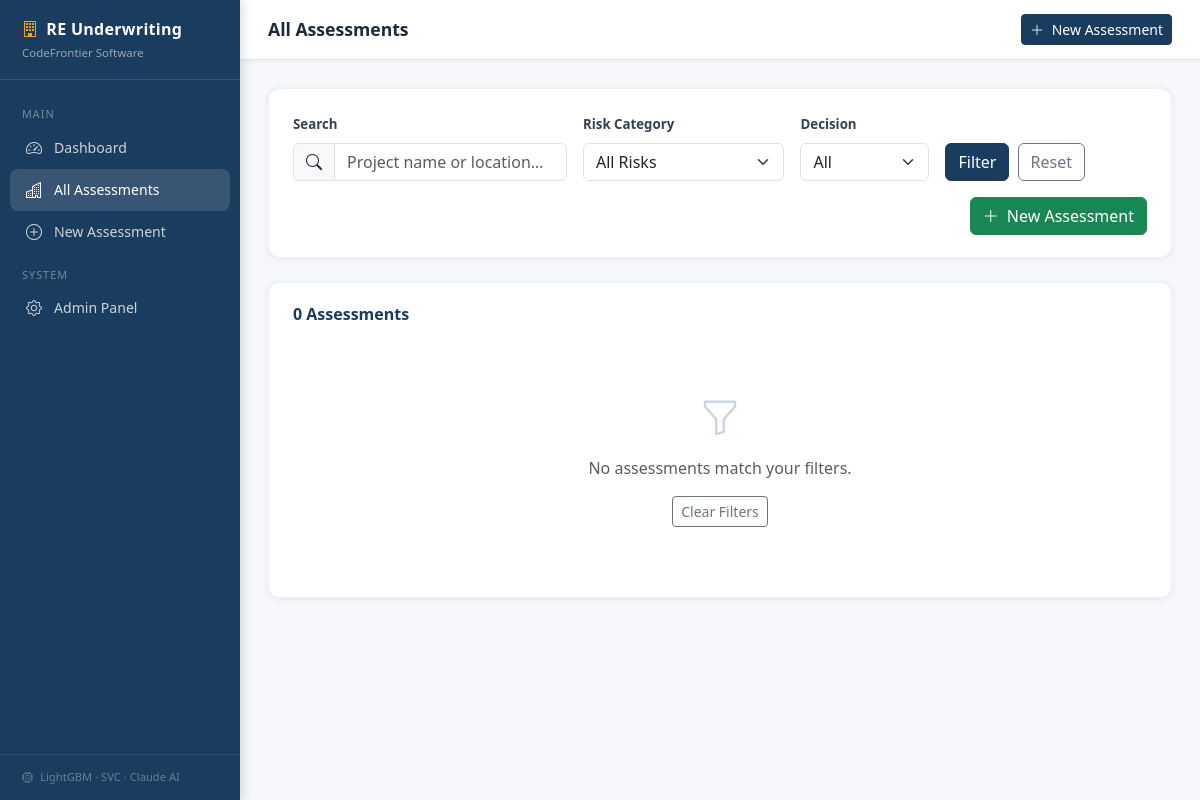
Before: /assessments/ with the older database file.
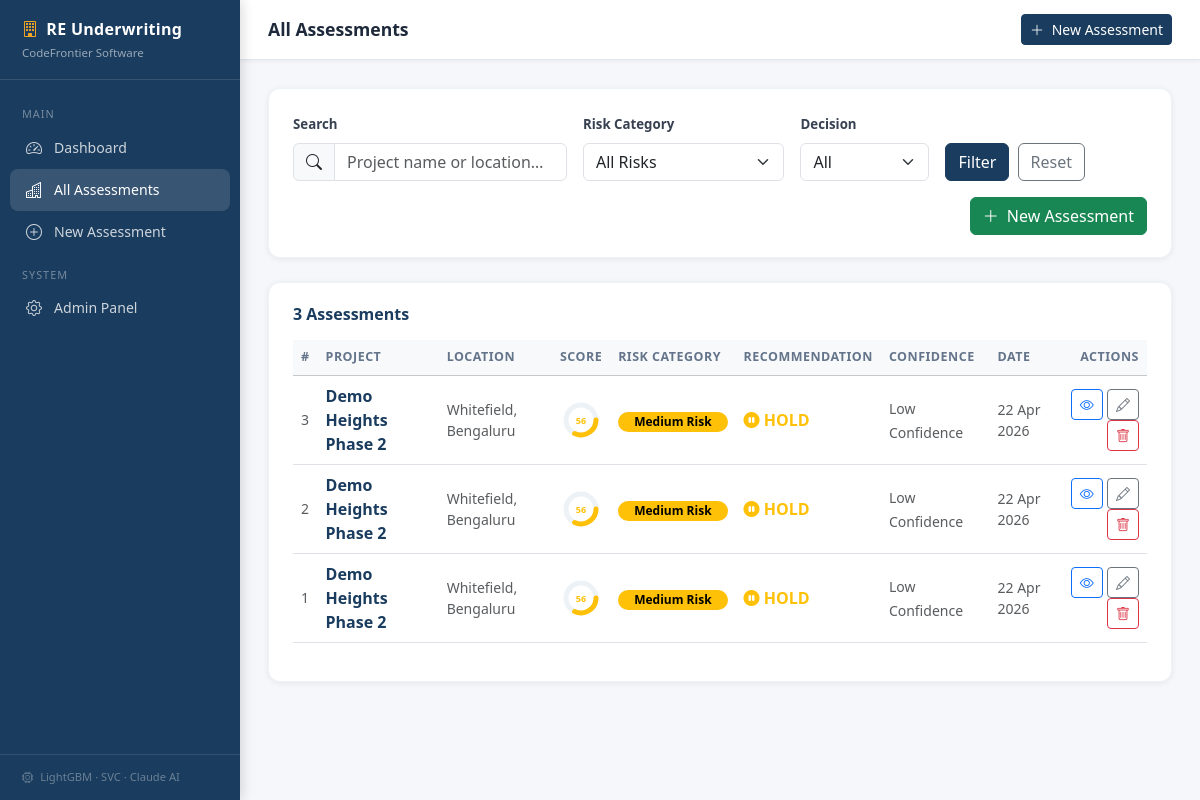
After: the same page with the newer database file.
### underwriting/models.py (models this page shows, shortened)
class PropertyAssessment(models.Model):
    project_name = models.CharField(max_length=200, help_text="Name of the real estate project")
    location      = models.CharField(max_length=200, blank=True, help_text="City / area")
    created_at    = models.DateTimeField(default=timezone.now)
    updated_at    = models.DateTimeField(auto_now=True)
    market_score    = models.FloatField(help_text="Market attractiveness score (0–100)")
    property_score  = models.FloatField(help_text="Property quality score (0–100)")
    builder_score   = models.FloatField(help_text="Builder credibility score (0–100)")
    financial_score = models.FloatField(help_text="Financial health score (0–100)")
    is_publicly_listed       = models.BooleanField(default=False, help_text="Is builder listed on stock exchange?")
    net_worth_crores         = models.FloatField(help_text="Builder net worth (₹ Crores)")
    projects_completed       = models.PositiveIntegerField(help_text="Number of projects completed")
    builder_years_in_business = models.PositiveIntegerField(help_text="Years builder has been in business")
    litigation_count    = models.PositiveIntegerField(help_text="Number of active litigations")
    rera_violations     = models.PositiveIntegerField(help_text="Number of RERA violations")
    avg_delay_months    = models.FloatField(help_text="Average project delay (months)")
    debt_to_equity_ratio = models.FloatField(help_text="Builder debt-to-equity ratio")
    loan_to_value_pct   = models.FloatField(help_text="Loan-to-value percentage (%)")
    price_cagr_3yr        = models.FloatField(help_text="3-year price CAGR (%)")
    expected_rental_yield = models.FloatField(help_text="Expected rental yield (%)")
    monthly_absorption_pct = models.FloatField(help_text="Monthly absorption rate (%)")
    inventory_months        = models.FloatField(help_text="Inventory overhang (months)")
    new_supply_units        = models.PositiveIntegerField(help_text="New supply units in micro-market")
    distance_to_cbd_km   = models.FloatField(help_text="Distance to Central Business District (km)")
    distance_to_metro_km = models.FloatField(help_text="Distance to nearest metro station (km)")
    RISK_CHOICES = [
        ('Low Risk',       'Low Risk'),
        ('Moderate Risk',  'Moderate Risk'),
        ('Medium Risk',    'Medium Risk'),
        ('High Risk',      'High Risk'),
        ('Very High Risk', 'Very High Risk'),
    ]
    RECOMMENDATION_CHOICES = [
        ('INVEST', 'INVEST'),
        ('HOLD',   'HOLD'),
        ('AVOID',  'AVOID'),
    ]
    CONFIDENCE_CHOICES = [
        ('High Confidence',   'High Confidence'),
        ('Medium Confidence', 'Medium Confidence'),
        ('Low Confidence',    'Low Confidence'),
    ]
    predicted_score        = models.FloatField(null=True, blank=True)
    risk_category          = models.CharField(max_length=20, choices=RISK_CHOICES,
                                              blank=True, default='')
    recommendation         = models.CharField(max_length=10, choices=RECOMMENDATION_CHOICES,
                                              blank=True, default='')
    confidence_level       = models.CharField(max_length=20, choices=CONFIDENCE_CHOICES,
                                              blank=True, default='')
    class Meta:
        ordering = ['-created_at']
        verbose_name = 'Property Assessment'
        verbose_name_plural = 'Property Assessments'
    @property
    def risk_badge_class(self):
        mapping = {
            'Low Risk':       'success',
            'Moderate Risk':  'info',
            'Medium Risk':    'warning',
            'High Risk':      'danger',
            'Very High Risk': 'dark',
        }
        return mapping.get(self.risk_category, 'secondary')
    @property
    def recommendation_badge_class(self):
        return {'INVEST': 'success', 'HOLD': 'warning', 'AVOID': 'danger'}.get(
            self.recommendation, 'secondary'
        )
    @property
    def score_color(self):
        if self.predicted_score is None:
            return '#6c757d'
        s = self.predicted_score
        if s >= 80:   return '#198754'
        if s >= 65:   return '#0dcaf0'
        if s >= 50:   return '#ffc107'
        if s >= 35:   return '#dc3545'
        return '#212529'

### underwriting/views.py (the view)
# urls.py: path('assessments/',              views.property_list,   name='property_list'),
def property_list(request):
    qs = PropertyAssessment.objects.all()
    q          = request.GET.get('q', '').strip()
    risk_filter = request.GET.get('risk', '')
    rec_filter  = request.GET.get('rec', '')
    if q:
        qs = qs.filter(Q(project_name__icontains=q) | Q(location__icontains=q))
    if risk_filter:
        qs = qs.filter(risk_category=risk_filter)
    if rec_filter:
        qs = qs.filter(recommendation=rec_filter)
    return render(request, 'underwriting/property_list.html', {
        'assessments':   qs,
        'q':             q,
        'risk_filter':   risk_filter,
        'rec_filter':    rec_filter,
        'risk_choices':  PropertyAssessment.RISK_CHOICES,
        'rec_choices':   PropertyAssessment.RECOMMENDATION_CHOICES,
    })

### underwriting/templates/underwriting/property_list.html (shortened to what this page needs)
{% extends 'underwriting/base.html' %}
{% block page_title %}All Assessments{% endblock %}
{% block content %}
<div class="stat-card mb-4">
  <form method="get" class="row g-3 align-items-end">
    <div class="col-sm-5 col-lg-4">
      <label class="form-label">Search</label>
      <div class="input-group">
        <span class="input-group-text"><i class="bi bi-search"></i></span>
        <input type="text" name="q" value="{{ q }}" class="form-control" placeholder="Project name or location…">
      </div>
    </div>
    <div class="col-sm-3 col-lg-3">
      <label class="form-label">Risk Category</label>
      <select name="risk" class="form-select">
        <option value="">All Risks</option>
      </select>
    </div>
    <div class="col-sm-3 col-lg-2">
      <label class="form-label">Decision</label>
      <select name="rec" class="form-select">
        <option value="">All</option>
      </select>
    </div>
    <div class="col-auto">
      <button type="submit" class="btn btn-primary" style="background:#1a3c5e;border-color:#1a3c5e;">Filter</button>
      <a href="{% url 'property_list' %}" class="btn btn-outline-secondary ms-1">Reset</a>
    </div>
    <div class="col-auto ms-auto">
      <a href="{% url 'property_create' %}" class="btn btn-success">
        <i class="bi bi-plus-lg me-1"></i> New Assessment
      </a>
    </div>
  </form>
</div>
<div class="stat-card">
  <div class="d-flex align-items-center mb-3">
    <h6 class="mb-0 fw-bold" style="color:#1a3c5e;">
      {{ assessments.count }} Assessment{{ assessments.count|pluralize }}
    </h6>
  </div>
  {% if assessments %}
  <div class="table-responsive">
    <table class="table table-hover align-middle">
      <thead class="table-light">
        <tr>
          <th>#</th>
          <th>Project</th>
          <th>Location</th>
          <th>Score</th>
          <th>Risk Category</th>
          <th>Recommendation</th>
          <th>Confidence</th>
          <th>Date</th>
          <th class="text-end">Actions</th>
        </tr>
      </thead>
      <tbody>
        {% for a in assessments %}
        <tr>
          <td class="text-muted small">{{ a.pk }}</td>
          <td>
            <a href="{% url 'property_detail' a.pk %}" class="fw-semibold text-decoration-none" style="color:#1a3c5e;">
              {{ a.project_name }}
            </a>
          </td>
          <td class="text-muted small">{{ a.location|default:"—" }}</td>
          <td>
            <div class="d-flex align-items-center gap-2">
              <div style="width:42px;height:42px;">
                <svg viewBox="0 0 42 42" xmlns="http://www.w3.org/2000/svg">
                  <circle cx="21" cy="21" r="15" fill="none" stroke="#edf2f7" stroke-width="5"/>
                  <circle cx="21" cy="21" r="15" fill="none" stroke="{{ a.score_color }}" stroke-width="5"
                    stroke-dasharray="{% widthratio a.predicted_score 100 94 %} 94"
                    stroke-dashoffset="23" stroke-linecap="round"/>
                  <text x="21" y="25" text-anchor="middle" font-size="9" font-weight="700" fill="{{ a.score_color }}">
                    {{ a.predicted_score|floatformat:0 }}
                  </text>
                </svg>
              </div>
            </div>
          </td>
          <td>
            <span class="badge text-bg-{{ a.risk_badge_class }} rounded-pill px-3">
              {{ a.risk_category }}
            </span>
          </td>
          <td>
            <span class="fw-bold text-{{ a.recommendation_badge_class }}">
              {% if a.recommendation == 'INVEST' %}<i class="bi bi-check-circle-fill"></i>
              {% elif a.recommendation == 'HOLD' %}<i class="bi bi-pause-circle-fill"></i>
              {% else %}<i class="bi bi-x-circle-fill"></i>{% endif %}
              {{ a.recommendation }}
            </span>
          </td>
          <td>
            <small class="text-muted">{{ a.confidence_level }}</small>
          </td>
          <td class="text-muted small">{{ a.created_at|date:"d M Y" }}</td>
          <td class="text-end">
            <a href="{% url 'property_detail' a.pk %}" class="btn btn-sm btn-outline-primary" title="View">
              <i class="bi bi-eye"></i>
            </a>
            <a href="{% url 'property_update' a.pk %}" class="btn btn-sm btn-outline-secondary" title="Edit">
              <i class="bi bi-pencil"></i>
            </a>
            <a href="{% url 'property_delete' a.pk %}" class="btn btn-sm btn-outline-danger" title="Delete">
              <i class="bi bi-trash"></i>
            </a>
          </td>
        </tr>
        {% endfor %}
      </tbody>
    </table>
  </div>
  {% else %}
  <div class="text-center py-5">
    <i class="bi bi-funnel" style="font-size:2.5rem;color:#cbd5e1;"></i>
    <p class="text-muted mt-2">No assessments match your filters.</p>
    <a href="{% url 'property_list' %}" class="btn btn-outline-secondary btn-sm">Clear Filters</a>
  </div>
  {% endif %}
</div>
{% endblock %}

### underwriting/templates/underwriting/base.html (shortened to what this page needs)
<!DOCTYPE html>
<html lang="en">
<head>
  <link href="https://cdn.jsdelivr.net/npm/bootstrap@5.3.3/dist/css/bootstrap.min.css" rel="stylesheet">
  <link href="https://cdn.jsdelivr.net/npm/bootstrap-icons@1.11.3/font/bootstrap-icons.css" rel="stylesheet">
</head>
<body>
<div id="sidebar">
  <div class="brand">
    <h5><i class="bi bi-building me-2" style="color:var(--accent)"></i>RE Underwriting</h5>
    <small>CodeFrontier Software</small>
  </div>
  <nav>
    <div class="nav-label">Main</div>
    <a href="{% url 'home' %}" class="{% if request.resolver_match.url_name == 'home' %}active{% endif %}">
      <i class="bi bi-speedometer2"></i><span>Dashboard</span>
    </a>
    <a href="{% url 'property_list' %}" class="{% if 'property' in request.resolver_match.url_name %}active{% endif %}">
      <i class="bi bi-buildings"></i><span>All Assessments</span>
    </a>
    <a href="{% url 'property_create' %}">
      <i class="bi bi-plus-circle"></i><span>New Assessment</span>
    </a>
    <div class="nav-label">System</div>
    <a href="/admin/">
      <i class="bi bi-gear"></i><span>Admin Panel</span>
    </a>
  </nav>
  <div class="sidebar-footer">
    <i class="bi bi-cpu me-1"></i> LightGBM · SVC · Claude AI
  </div>
</div>
<div id="main">
  <div id="topbar">
    <h1 class="page-title">{% block page_title %}Dashboard{% endblock %}</h1>
    <a href="{% url 'property_create' %}" class="btn btn-sm btn-primary" style="background:var(--brand);border-color:var(--brand);">
      <i class="bi bi-plus-lg me-1"></i> New Assessment
    </a>
  </div>
  <div id="content">
    {% block content %}{% endblock %}
  </div>
</div>
</body>
</html>

### underwriting/templates/underwriting/base.html (style rules this page uses)
:root { --sidebar-w: 240px; --brand: #1a3c5e; --brand-lt: #e8f0f7; --accent: #f4a623; }
body { background: #f5f7fa; font-family: 'Segoe UI', system-ui, sans-serif; }
#sidebar { position: fixed; top: 0; left: 0; height: 100vh; width: var(--sidebar-w); background: var(--brand); display: flex; flex-direction: column; z-index: 1000; box-shadow: 2px 0 12px rgba(0,0,0,.15); }
#sidebar .brand { padding: 20px 22px 16px; border-bottom: 1px solid rgba(255,255,255,.12); }
#sidebar .brand h5 { color: #fff; font-weight: 700; margin: 0; font-size: 1rem; letter-spacing:.3px; }
#sidebar .brand small { color: rgba(255,255,255,.55); font-size: .72rem; }
#sidebar nav { padding: 12px 10px; flex: 1; overflow-y: auto; }
#sidebar nav .nav-label { color: rgba(255,255,255,.4); font-size: .68rem; text-transform: uppercase; letter-spacing: 1px; padding: 14px 12px 4px; }
#sidebar nav a { display: flex; align-items: center; gap: 10px; padding: 9px 14px; border-radius: 8px; color: rgba(255,255,255,.78); text-decoration: none; font-size: .88rem; font-weight: 500; transition: background .15s, color .15s; }
#sidebar nav a:hover, #sidebar nav a.active { background: rgba(255,255,255,.13); color: #fff; }
#sidebar nav a i { font-size: 1rem; width: 20px; text-align: center; }
#sidebar .sidebar-footer { padding: 14px 22px; border-top: 1px solid rgba(255,255,255,.1); color: rgba(255,255,255,.35); font-size: .7rem; }
#main { margin-left: var(--sidebar-w); min-height: 100vh; }
#topbar { background: #fff; padding: 14px 28px; border-bottom: 1px solid #e2e8f0; display: flex; align-items: center; justify-content: space-between; position: sticky; top: 0; z-index: 100; box-shadow: 0 1px 4px rgba(0,0,0,.06); }
#topbar .page-title { font-size: 1.1rem; font-weight: 600; color: #1e293b; margin: 0; }
#content { padding: 28px; }
.stat-card { background: #fff; border-radius: 12px; padding: 22px 24px; box-shadow: 0 1px 6px rgba(0,0,0,.07); border: 1px solid #edf2f7; }
.table th { font-size: .78rem; text-transform: uppercase; letter-spacing: .5px; color: #64748b; }
.form-label { font-size: .83rem; font-weight: 600; color: #374151; }

Changed rows visible on the page:
added PropertyAssessment: pk "3", project_name "Demo Heights Phase 2", location "Whitefield, Bengaluru", predicted_score "56", risk_category "Medium Risk", recommendation "HOLD", confidence_level "Low Confidence", created_at "22 Apr 2026"
added PropertyAssessment: pk "2", project_name "Demo Heights Phase 2", location "Whitefield, Bengaluru", predicted_score "56", risk_category "Medium Risk", recommendation "HOLD", confidence_level "Low Confidence", created_at "22 Apr 2026"
added PropertyAssessment: pk "1", project_name "Demo Heights Phase 2", location "Whitefield, Bengaluru", predicted_score "56", risk_category "Medium Risk", recommendation "HOLD", confidence_level "Low Confidence", created_at "22 Apr 2026"
Other visible differences:
{{ assessments.count }}: "0" → "3"
text no longer shown: "No assessments match your filters. Clear Filters"
text now shown: "# PROJECT LOCATION SCORE RISK CATEGORY RECOMMENDATION CONFIDENCE DATE ACTIONS"
